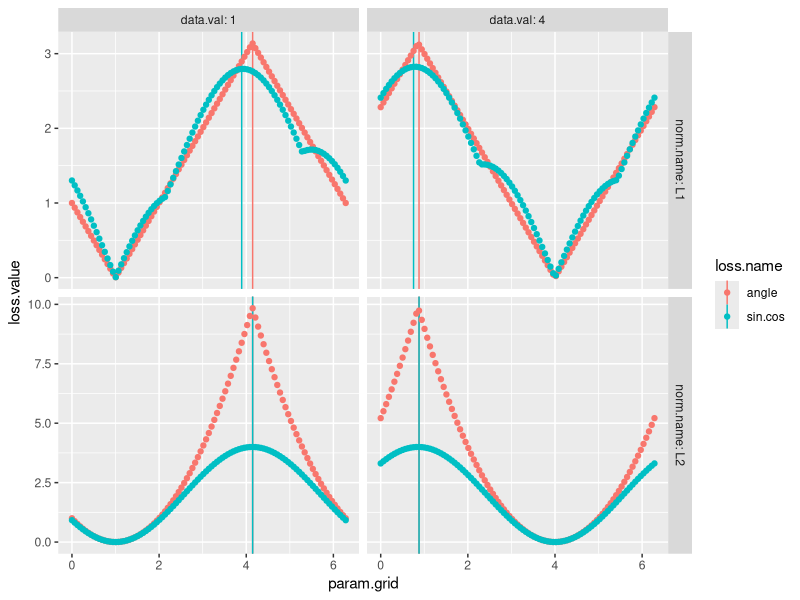

Recreate this plot in R.
library(data.table)
library(ggplot2)
data.vec <- c(1, 4)
N.grid <- 101
param.grid <- seq(0, 2*pi, l=N.grid)
loss.dt.list <- list()
sin_cos_mat <- function(x){
  cbind(sin=sin(x), cos=cos(x))
}
norm.list <- list(
  L1=identity,
  L2=function(x)x^2)
for(data.i in seq_along(data.vec)){
  data.val <- data.vec[[data.i]]
  d <- abs(data.val-param.grid)
  angle.dist <- ifelse(d>pi, 2*pi-d, d)
  for(norm.name in names(norm.list)){
    norm.fun <- norm.list[[norm.name]]
    sin.cos.loss <- rowSums(norm.fun(abs(
      sin_cos_mat(param.grid)-sin_cos_mat(rep(data.val,N.grid)))))
    base.dt <- data.table(data.val, param.grid)
    loss.dt.list[[paste(data.i, norm.name)]] <- rbind(
      data.table(base.dt, norm.name, loss.name="angle", loss.value=norm.fun(angle.dist)),
      data.table(base.dt, norm.name, loss.name="sin.cos", loss.value=sin.cos.loss))
  }
}
loss.dt <- rbindlist(loss.dt.list)
min.dt <- loss.dt[
, .SD[which.max(loss.value)]
, by=.(data.val, norm.name, loss.name)]
gg <- ggplot()+
  facet_grid(norm.name ~ data.val, labeller=label_both, scales="free")+
  geom_vline(aes(
    xintercept=param.grid, color=loss.name),
    data=min.dt)+
  geom_point(aes(
    param.grid, loss.value, color=loss.name),
    data=loss.dt)
png("figure-loss.png", width=6, height=6, res=100, units="in")
print(gg)
dev.off()
